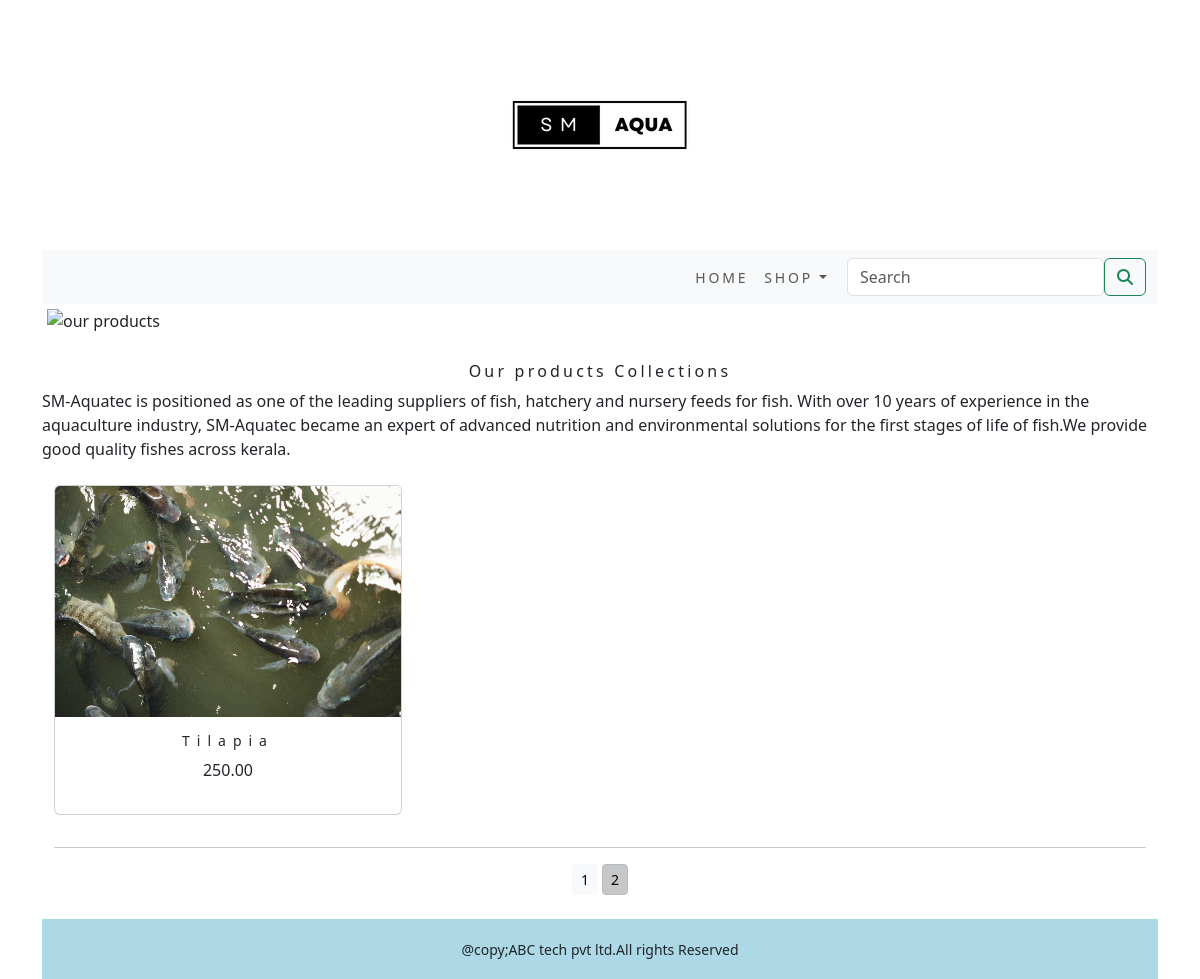
The page /shopapp/?page=2 on the database its author committed.
### shopapp/models.py (models this page shows, shortened)
class Product(models.Model):
    name = models.CharField(max_length=250, unique=True)
    slug = models.SlugField(max_length=250, unique=True)
    description = models.TextField(blank=True)
    price = models.DecimalField(max_digits=10, decimal_places=2)
    category = models.ForeignKey(Category, on_delete=models.CASCADE)
    image = models.ImageField(upload_to='product', blank=True)
    stock = models.IntegerField()
    available = models.BooleanField(default=True)
    created = models.DateTimeField(auto_now_add=True)
    updated = models.DateTimeField(auto_now=True)
    def get_url(self):
        return reverse('shopapp:prodCatdetail',args=[self.category.slug,self.slug])
    class Meta:
        ordering = ('name',)
        verbose_name = 'product'
        verbose_name_plural = 'products'

### shopapp/views.py (the view)
# urls.py: path('', views.allProdCat, name='allProdCat'),
def allProdCat(request, c_slug=None):
    c_page = None
    products_list = None
    if c_slug != None:
        c_page = get_object_or_404(Category, slug=c_slug)
        products_list = Product.objects.all().filter(category=c_page, available=True)
    else:
        products_list = Product.objects.all().filter(available=True)
    paginator=Paginator(products_list,6)
    try:
        page=int(request.GET.get('page','1'))
    except:
        page=1
    try:
        products=paginator.page(page)
    except(EmptyPage,InvalidPage):
        products=paginator.page(paginator.num_pages)
    return render(request, "category.html", {'category': c_page, 'products': products})

### cart/context_processors.py (called while the page is built)
def counter(request):
    item_count = 0
    if 'admin' in request.path:
        return {}
    else:
        try:
            cart = Cart.objects.filter(cart_id=_cart_id(request))
            cart_items = CartItem.objects.all().filter(cart=cart[:1])
            for cart_item in cart_items:
                item_count += cart_item.quantity
        except Cart.DoesNotExist:
            item_count = 0
    return dict(item_count=item_count)

### cart/views.py (called while the page is built)
def _cart_id(request):
    cart = request.session.session_key
    if not cart:
        cart = request.session.create()
    return cart

### shopapp/context_processors.py (called while the page is built)
def menu_links(request):
    links=Category.objects.all()
    return dict(links=links)

### shopapp/models.py (called while the page is built)
    def get_url(self):
        return reverse('shopapp:products_by_category',args=[self.slug])

### templates/category.html (shortened to what this page needs)
{% extends 'base.html' %}
{% load static %}
{% block content %}
<div class="mx_auto">
   {% if category %}
      <img class="my_image" src="{{category.image.url}}" alt="{{category.name}}" width="500px;" height="200px;">
</div>
   <br>
<div>
      <h1 class="text-center my_title">{{category.name}}</h1>
      <p class="text_justify">{{category.description}}</p>
</div>
   {% else %}
<div>
      <img class="my_image my_image_padding" src="{% static 'img/banner.png' %}" alt="our products" width="1250px;" height="450px;">
</div>
<br>
<div>
   <h1 class="text-center my_title"> Our products Collections</h1>
   <p class="text-justify">SM-Aquatec is positioned as one of the leading suppliers of fish, hatchery and nursery feeds for fish. With over 10 years of experience in the aquaculture industry, SM-Aquatec became an expert of advanced nutrition and environmental solutions for the first stages of life of fish.We provide good quality fishes across kerala.</p>
</div>
   {% endif %}
<div class="container">
   <div class="row mx_auto">
      {% for product in products.object_list %}
      <div class="my_bottom_margi col-9 col-sm-5 col-md-4 col-md-25 col-lg-4">
         <div class="navbar  box-shadow mb-2" >
         <div class="card-deck mt-50">
            <div class="card text-center" style="min-width:18rem;" >
               <a href="{{product.get_url}}"><img class="card-img-top my_image" src="{{product.image.url}}" alt="{{product.name}}" width="500px;" height="200px;"></a>
               <div class="card-body">
                  <h4>{{product.name}}</h4>
                  <p>{{product.price}}</p>
               </div>
            </div>
         </div>
         </div>
      </div>
      {% endfor %}
   </div>
   <div class="mx-auto">
      {% if products.paginator.num_pages > 1 %}
      <hr>
      <div class="text-center">
         {% for pg in products.paginator.page_range %}
               <a href="?page={{pg}}" class="btn btn-light btn-sm {% if products.number == pg %} active {% endif %}">{{pg}}</a>
         {% endfor %}
      </div>
      {% endif %}
   </div>
   <br>
</div>
{% endblock %}

### static/css/custom.css (style rules this page uses)
body { background-color:aqua; font-family: 'Roboto', sans-serif; }
.my_image { width:100%; height:auto; }
.my_title { font-size:16px; text_transform:uppercase; letter-spacing: .2em; }
.my_image_padding { padding:5px; }
.card-body h4 { font-size: 14px; text_transform:uppercase; letter-spacing:.5em; }

### rows shown on the page
Product: image (picture), name "Tilapia", price "250.00"

### other values the page prints
{{ pg }} "1" "2"
